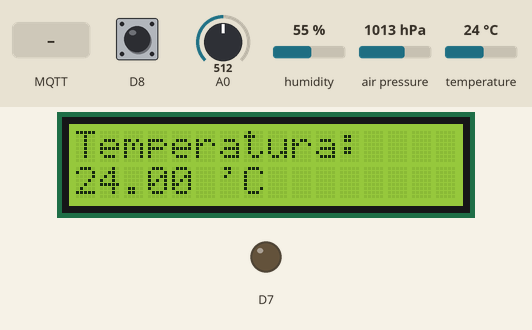
This sketch was run on a simulated Arduino MKR. Shown: 16×2 character LCD, output pins drawn as LEDs (lit = HIGH). Inputs (shaded band) come from the test bench; at power-on: D8 HIGH, air pressure 1013 hPa, A0 = 512, humidity 55 %, temperature 24 °C. WiFi joins after 1.5 s; servers stay silent unless stated; no MQTT or app messages arrive unless stated; what the sketch prints to the serial monitor is not drawn.

Above: at 8.8 s.
8.9 s: D8 pulled LOW for 3.2 s
At 12.3 s:
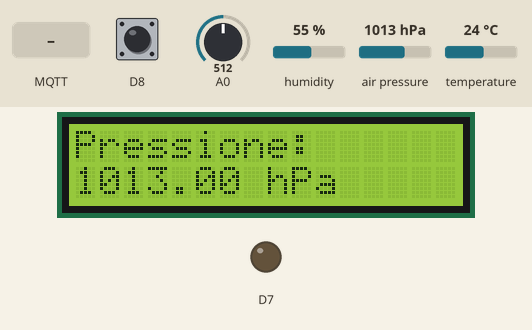
13.6 s: MQTT message "1" arrives on the first subscribed topic
At 14.4 s:
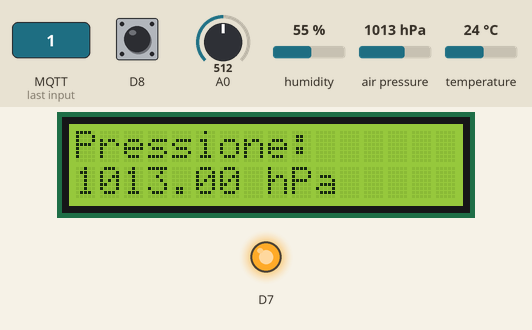
15.1 s: air pressure set to 952 hPa
At 15.9 s:
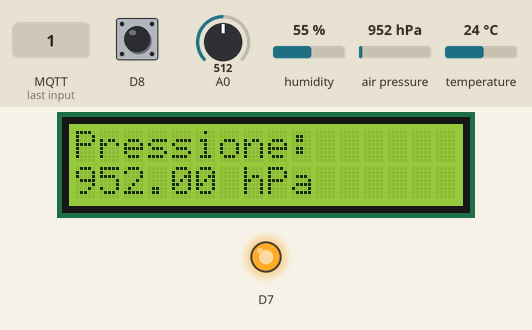
17.1 s: D8 pulled LOW for 0.15 s
At 18.4 s:
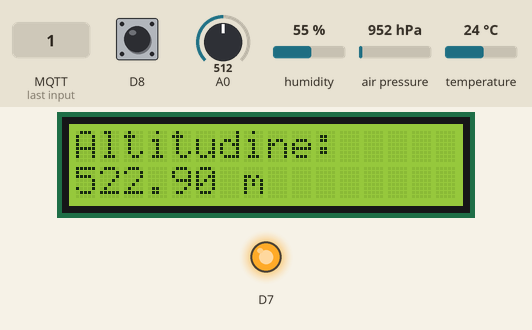
21.1 s: air pressure set to 975 hPa
At 24.5 s:
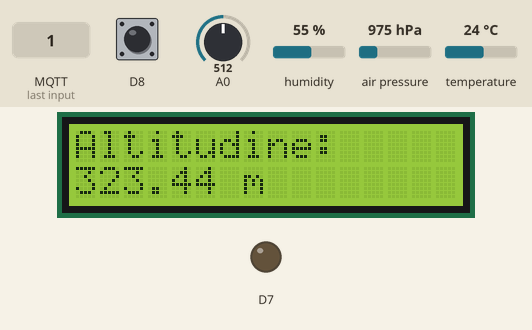
25.0 s: air pressure set to 1000 hPa
At 26.0 s:
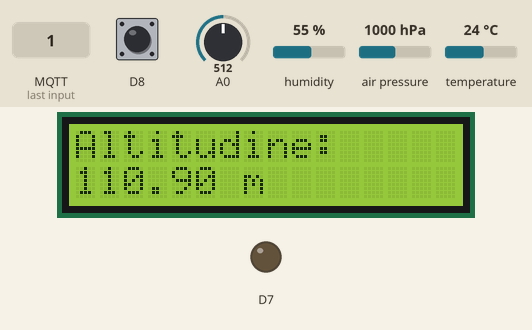
Timing chart, 0 to 28.0 s (numbered marks = the images above; inputs shaded):
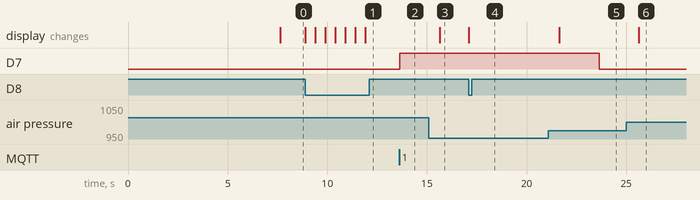

Measured:
- after the input at 8.9 s, the display: first changes at once (image 1 shows a later state)
- after the input at 13.6 s, D7: LOW → HIGH at once
- after the input at 15.1 s, the display: changes after 0.53 s (image 3)
- after the input at 17.1 s, the display: changes at once (image 4)
- after the input at 21.1 s, the display: changes after 0.53 s (image 5)
- after the input at 25.0 s, the display: changes after 0.64 s (image 6)

The sketch:

btnDisplaySensors3.ino
```cpp
#include <Wire.h>
#include <Adafruit_Sensor.h>
#include <Adafruit_BME280.h>
#include <LiquidCrystal.h>
#include <WiFi101.h>
#include <PubSubClient.h>

WiFiClient wifi;
int status = WL_IDLE_STATUS;
const int IDSerra = 0;
unsigned long previousMesuramentMillis = 0;
unsigned long previousButtonChangeState = 0;
unsigned long inizio_acqua = 0;
const unsigned long interval = 1000;

IPAddress server(192,168,0,191); //192.168.0.191
int stato = 0;
//char server[] = "test.mosquitto.org";
char topic[]= "serra/0";
char topic_sub[] ="serra/acqua";

PubSubClient client(wifi);

Adafruit_BME280 bme; // crea un oggetto BME280
const int rs = 6, en = 5, d4 = 4, d5 = 3, d6 = 1, d7 = 0;
LiquidCrystal lcd(rs, en, d4, d5, d6, d7);

String humidityTerrain = "";
String temperature = "";
String humidityAir = "";
String pressure = "";
String altitude = "";
int volte = 0;

void callback(char* topic_sub, byte* payload, unsigned int length) {
  // if(topic_sub){
  //   Serial.print("Dioboia");
  // }
  // Serial.print("Messaggio ricevuto su [");
  // Serial.print(topic_sub);
  // Serial.print("]: ");

  // Leggi il payload del messaggio
  inizio_acqua = millis();
  digitalWrite(7,HIGH);
  Serial.print("aqua");
}


void setup() {
  pinMode(7, OUTPUT);
  Serial.begin(9600); // inizializza la console seriale
  Wire.begin(); // inizializza la libreria Wire.h per la comunicazione I2C
  bme.begin(0x76); // inizializza il sensore BME280 con indirizzo I2C 0x76
  lcd.begin(16, 2);
  pinMode(8, INPUT_PULLUP);

  while(status != WL_CONNECTED){
    status = WiFi.begin("aldo","qwertyui");
    Serial.print(".");
    delay(1000);
  }

  //TIM-27984525,nuZSJtuQZkf2JFHnZE6FkTjr
  Serial.println("Connsesso");

  client.setServer(server,1883);
  client.setCallback(callback);
  delay(5000);

  if(client.connect("arduinocon")){
    Serial.print("mqtt connected");
    client.subscribe(topic_sub);
  }
  else{
    Serial.println("mqtt not cn");
    Serial.print(client.state());
  }

  mesure_all_sensor();
  change_display_state();
}

void Temp(){
  temperature = bme.readTemperature();
}

void Humidity(){
  humidityAir = bme.readHumidity();
}

void Pressure(){
  pressure = bme.readPressure() / 100.0F;
}

void Altitude(){
  altitude = bme.readAltitude(1013.25);
}

void SoilHumidity(){
  int msvalue = analogRead(A0);
  int mspercent = map(msvalue,0,1023,100,0);
  humidityTerrain = String(mspercent);
}

void LcdPrint(String name,String data,String unity){
  lcd.clear();
  lcd.setCursor(0, 0);
  lcd.print(name);
  lcd.setCursor(0,1);
  lcd.print(data);
  lcd.print(unity);
}
void mesure_all_sensor(){
  Temp();
  Humidity();
  Pressure();
  Altitude();
  SoilHumidity();
}
void change_display_state(){
  switch(volte){
    case 0:
      LcdPrint("Temperatura:",temperature," 'C");
      break;
    case 1:
      LcdPrint("Umidita'",humidityAir," %");
      break;
    case 2:
      LcdPrint("Pressione:",pressure," hPa");
      break;
    case 3:
      LcdPrint("Altitudine:",altitude," m");
    break;
    case 4:
      LcdPrint("Umidita'suolo:",humidityTerrain," %");
    break;
    default:
      Serial.println("Numero di clic superiore a 4");
    break;
  }
}

void loop() {
  if (millis() - previousMesuramentMillis >= interval) {
    previousMesuramentMillis = millis();
    mesure_all_sensor();
    change_display_state();
    String message = temperature + "," + humidityAir + "," + pressure + "," + altitude +","+humidityTerrain+","+IDSerra;
    client.publish(topic,message.c_str());
    client.loop();
  }
  if(!digitalRead(8) && millis() - previousButtonChangeState > 500){
    previousButtonChangeState = millis();
    volte++;
    if(volte > 4){
      volte = 0;
    }
    change_display_state();
  }
  if(millis() - inizio_acqua > 10000){
    digitalWrite(7,LOW);
  }
}
```
